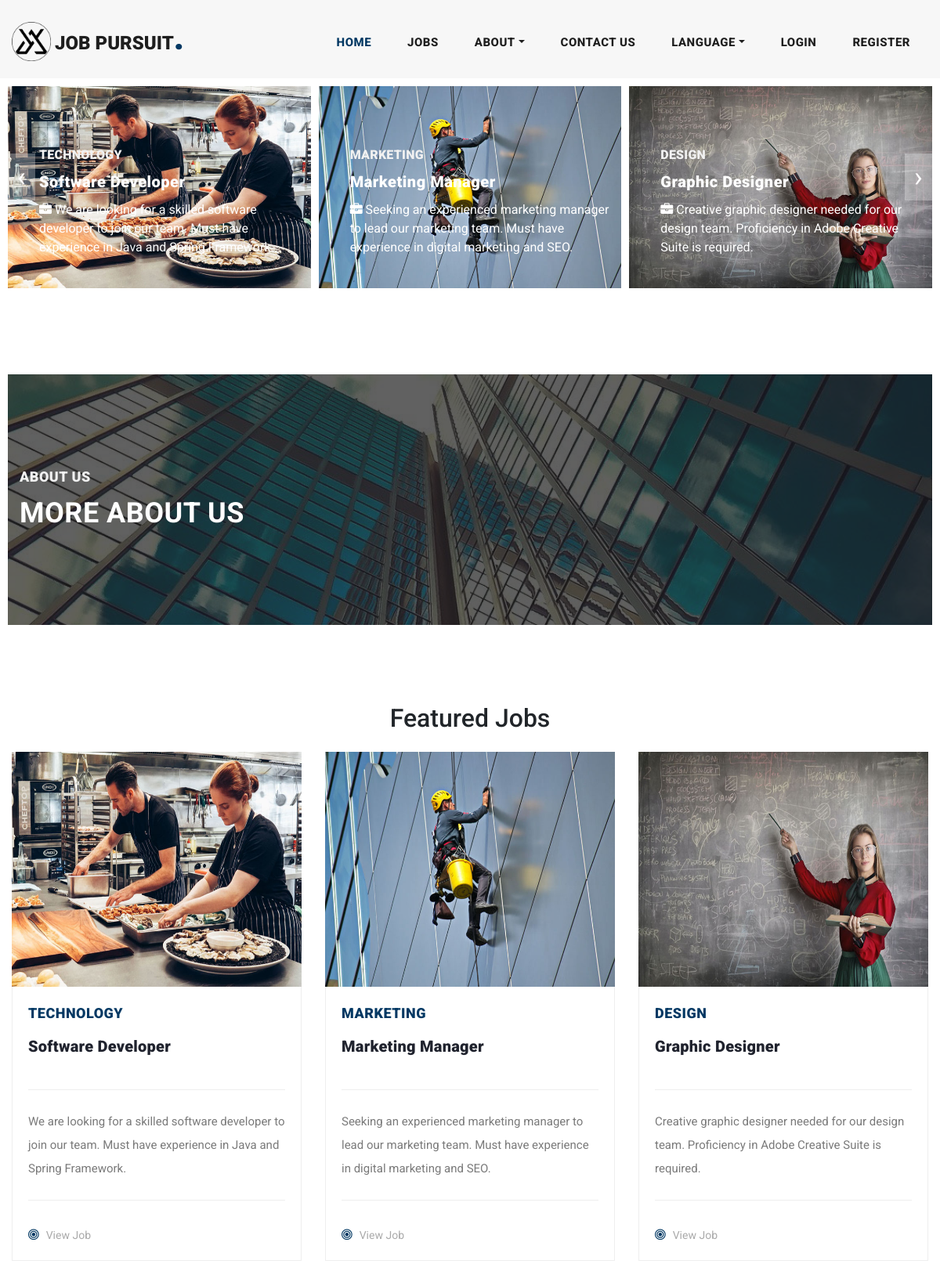
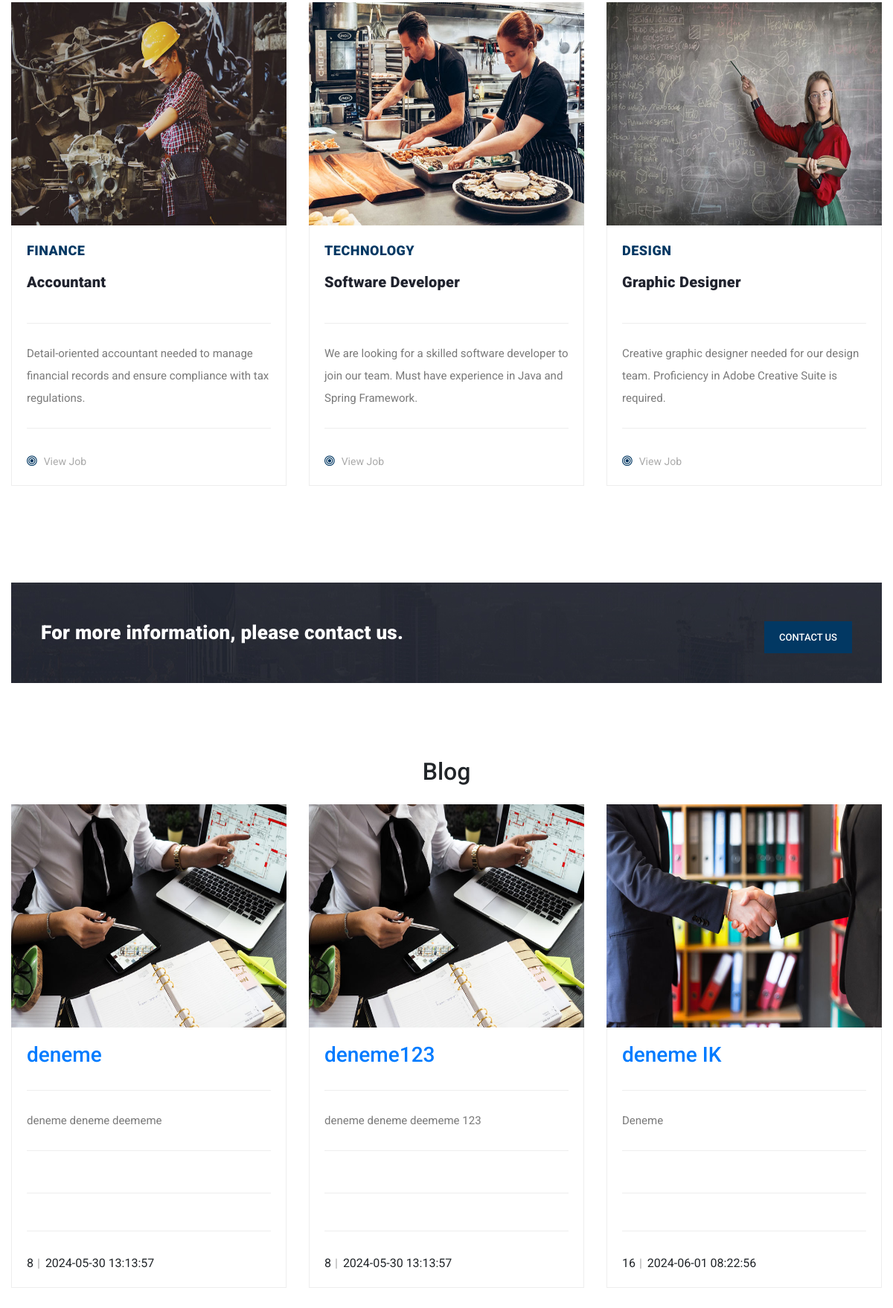
The page / (upper part) on the database its author committed (2 pictures, top to bottom).
### tables this page shows
CREATE TABLE `jobs` (
  `id` int(11) NOT NULL,
  `title` varchar(255) NOT NULL,
  `description` text NOT NULL,
  `email` varchar(150) NOT NULL,
  `company_name` varchar(150) NOT NULL,
  `img` varchar(150) NOT NULL,
  `city` varchar(150) NOT NULL,
  `sector` varchar(150) NOT NULL,
  `date` date NOT NULL DEFAULT current_timestamp(),
  `user_id` int(11) NOT NULL
);

CREATE TABLE `blog_posts` (
  `id` int(11) NOT NULL,
  `title` varchar(255) NOT NULL,
  `content` text NOT NULL,
  `img` varchar(255) DEFAULT NULL,
  `author_id` int(11) DEFAULT NULL,
  `created_at` timestamp NOT NULL DEFAULT current_timestamp()
);

### src/index.php (the view, shortened to what this page needs)
<?php
include '../libs/database.php';
include '../libs/language.php';
try {
    $conn = new PDO("mysql:host=$servername;dbname=$dbname", $username, $password);
    $conn->setAttribute(PDO::ATTR_ERRMODE, PDO::ERRMODE_EXCEPTION);
    $sql = "SELECT * FROM jobs";
    $stmt = $conn->prepare($sql);
    $stmt->execute();
    $jobs = $stmt->fetchAll(PDO::FETCH_ASSOC);
    $sql_latest = "SELECT * FROM jobs ORDER BY date DESC LIMIT 6";
    $stmt_latest = $conn->prepare($sql_latest);
    $stmt_latest->execute();
    $latest_jobs = $stmt_latest->fetchAll(PDO::FETCH_ASSOC);
     $stmt = $conn->prepare("SELECT * FROM blog_posts");
     $stmt->execute();
     $posts = $stmt->fetchAll(PDO::FETCH_ASSOC);
} catch (PDOException $e) {
    echo "Connection failed: " . $e->getMessage();
}
?>
<!DOCTYPE html>
<html lang="<?php echo $_SESSION['language']; ?>">
<head>
    <?php include '../includes/_header.php'; ?>
</head>
<body>
    <header class="">
        <?php include '../includes/_navbar.php'; ?>
    </header>
    <div class="main-banner header-text">
        <div class="container-fluid">
            <div class="owl-banner owl-carousel">
                <?php if ($latest_jobs) : ?>
                <?php foreach ($latest_jobs as $job) : ?>
                <div class="item">
                    <img src="<?php echo '../admin/' . $job['img']; ?>" alt="" />
                    <div class="item-content">
                        <div class="main-content">
                            <div class="meta-category">
                                <span><?php echo htmlspecialchars($job['sector']); ?></span>
                            </div>
                            <a href="job-details.php?id=<?php echo $job['id']; ?>">
                                <h4><?php echo htmlspecialchars($job['title']); ?></h4>
                            </a>
                            <ul class="post-info">
                                <li><i class="fa fa-briefcase"></i> <?php echo htmlspecialchars($job['description']); ?>
                                </li>
                            </ul>
                        </div>
                    </div>
                </div>
                <?php endforeach; ?>
                <?php else : ?>
                <p><?php echo $lang['no_jobs']; ?></p>
                <?php endif; ?>
            </div>
        </div>
    </div>
    <div class="heading-page header-text">
        <section class="page-heading">
            <div class="container">
                <div class="row">
                    <div class="col-lg-12">
                        <div class="text-content">
                            <h4><?php echo $lang['about_us']; ?></h4>
                            <a href="about.php">
                                <h2><?php echo $lang['more_about_us']; ?></h2>
                            </a>
                        </div>
                    </div>
                </div>
            </div>
        </section>
    </div>
    <section class="blog-posts grid-system">
        <div class="container">
            <div class="all-blog-posts">
                <h2 class="text-center"><?php echo $lang['featured_jobs']; ?></h2>
                <br>
                <div class="row">
                    <?php if ($jobs) : ?>
                    <?php foreach ($jobs as $job) : ?>
                    <div class="col-md-4 col-sm-6">
                        <div class="blog-post">
                            <div class="blog-thumb">
                                <img src="<?php echo '../admin/' . $job['img']; ?>" alt="">
                            </div>
                            <div class="down-content">
                                <span><?php echo htmlspecialchars($job['sector']); ?></span>
                                <a href="job-details.php?id=<?php echo $job['id']; ?>">
                                    <h4><?php echo htmlspecialchars($job['title']); ?></h4>
                                </a>
                                <p><?php echo htmlspecialchars($job['description']); ?></p>
                                <div class="post-options">
                                    <div class="row">
                                        <div class="col-lg-12">
                                            <ul class="post-tags">
                                                <li><i class="fa fa-bullseye"></i></li>
                                                <li><a
                                                        href="job-details.php?id=<?php echo $job['id']; ?>"><?php echo $lang['view_job']; ?></a>
                                                </li>
                                            </ul>
                                        </div>
                                    </div>
                                </div>
                            </div>
                        </div>
                    </div>
                    <?php endforeach; ?>
                    <?php else : ?>
                    <p><?php echo $lang['no_jobs']; ?></p>
                    <?php endif; ?>
                </div>
            </div>
        </div>
    </section>
    <section class="call-to-action">
        <div class="container">
            <div class="row">
                <div class="col-lg-12">
                    <div class="main-content">
                        <div class="row">
                            <div class="col-lg-8">
                                <h4><?php echo $lang['for_more_info']; ?></h4>
                            </div>
                            <div class="col-lg-4">
                                <div class="main-button">
                                    <a href="contact.php"><?php echo $lang['contact_us']; ?></a>
                                </div>
                            </div>
                        </div>
                    </div>
                </div>
            </div>
        </div>
    </section>
    <section class="blog-posts grid-system">
        <div class="container">
            <div class="all-blog-posts">
                <h2 class="text-center"><?php echo $lang['blog']; ?></h2>
                <br>
                <div class="row">
                    <?php foreach ($posts as $post): ?>
                    <div class="col-md-4 col-sm-6">
                        <div class="blog-post">
                            <div class="blog-thumb">
                                <img src="<?php echo '../admin/' . $post['img']; ?>" alt="">
                            </div>
                            <div class="down-content">
                                <a href="blog-details.php?id=<?php echo $post['id']; ?>">
                                    <h3><?php echo $post['title']; ?></h3>
                                </a>
                                <p><?php echo htmlspecialchars(substr($post['content'], 0, 70)) . (strlen($post['content']) > 70 ? '...' : ''); ?>
                                </p>
                                <ul class="post-info">
                                    <li><?php echo $post['author_id']; ?></li>
                                    <li><?php echo $post['created_at']; ?></li>
                                </ul>
                            </div>
                        </div>
                    </div>
                    <?php endforeach; ?>
                </div>
            </div>
        </div>
    </section>
</body>
</html>

### rows shown on the page
jobs: img (picture), sector "TECHNOLOGY", title "Software Developer", description "We are looking for a skilled software developer to join our team. Must have experience in Java and Spring Framework."
jobs: img (picture), sector "MARKETING", title "Marketing Manager", description "Seeking an experienced marketing manager to lead our marketing team. Must have experience in digital marketing and SEO."
jobs: img (picture), sector "DESIGN", title "Graphic Designer", description "Creative graphic designer needed for our design team. Proficiency in Adobe Creative Suite is required."
jobs: img (picture), sector "FINANCE", title "Accountant", description "Detail-oriented accountant needed to manage financial records and ensure compliance with tax regulations."
jobs: img (picture), sector "TECHNOLOGY", title "Software Developer", description "We are looking for a skilled software developer to join our team. Must have experience in Java and Spring Framework."
jobs: img (picture), sector "DESIGN", title "Graphic Designer", description "Creative graphic designer needed for our design team. Proficiency in Adobe Creative Suite is required."
blog_posts: img (picture), title "deneme", content "deneme deneme deememe", author "8", created_at "2024-05-30 13:13:57"
blog_posts: img (picture), title "deneme123", content "deneme deneme deememe 123", author "8", created_at "2024-05-30 13:13:57"
blog_posts: img (picture), title "deneme IK", content "Deneme", author "16", created_at "2024-06-01 08:22:56"

### other values the page prints
$lang['home'] "HOME"
$lang['jobs'] "JOBS"
$lang['about'] "ABOUT"
$lang['contact_us'] "CONTACT US"
$lang['language'] "LANGUAGE"
$lang['login'] "LOGIN"
$lang['register'] "REGISTER"
$lang['about_us'] "ABOUT US"
$lang['more_about_us'] "MORE ABOUT US"
$lang['featured_jobs'] "Featured Jobs"
$lang['for_more_info'] "For more information, please contact us."
$lang['blog'] "Blog"
